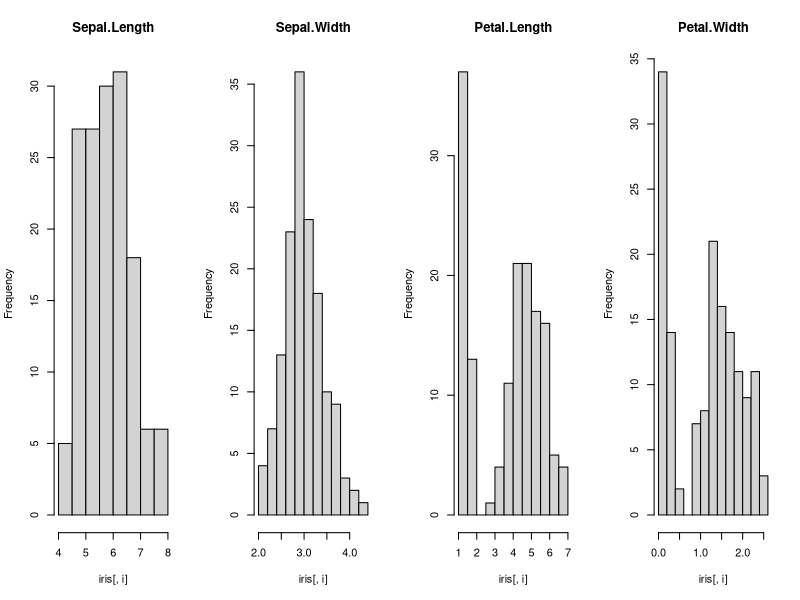

This figure's R source: (Note: this script raises an error after producing the figure.)
#histogram for each flowers Univariate

par(mfrow=c(1,4))
for(i in 1:4) {
  hist(iris[,i], main=names(iris)[i])
}

#-------------------------------------------------------------------------------------------------------------------------------------------------------------
  #3d plot
  
  scatter3d(Petal.Width~Petal.Length+Sepal.Length|Species, data=iris, fit="linear", parallel=FALSE, bg="black", axis.scales=TRUE, grid=TRUE, ellipsoid=FALSE)

#-------------------------------------------------------------------------------------------------------------------------------------------------------------
  #Scatter plot
  
  library(RColorBrewer)
plot(x=iris$Petal.Length,y=iris$Species)

#------------------------------------------------------------------------------------------------------------------------------------------------------------
  #density plot
  
  par(mfrow=c(1,4))
for(i in 1:4) {
  plot(density(iris[,i]), main=names(iris)[i])
}

#-----------------------------------------------------------------------------------------------------------------------------------------------------------
  #box plot
  
  par(mfrow=c(1,4))
for(i in 1:4) {
  boxplot(iris[,i], main=names(iris)[i])
}
#----------------------------------------------------------------------------------------------------------------------------------------------------------
  #correlation plot
  
  
  library(corrplot)
correlations <- cor(iris[,1:4])
corrplot(correlations, method="circle")

#----------------------------------------------------------------------------------------------------------------------------------------------------------
  